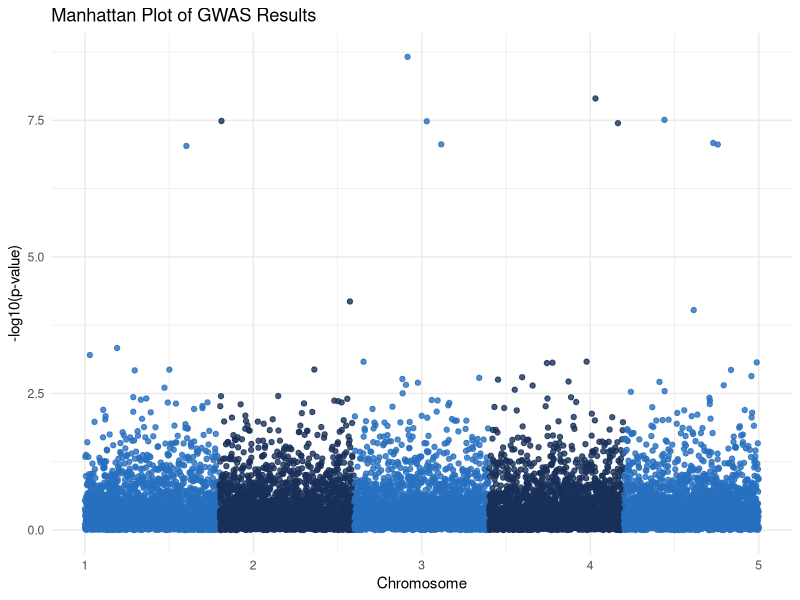

R code for this plot:
library(ggplot2)

set.seed(123)
n_snps <- 10000
chromosome <- rep(1:5, each = n_snps/5)
position <- rep(1:(n_snps/5), 5)
p_value <- runif(n_snps)
p_value[sample(1:n_snps, 10)] <- runif(10, 0, 1e-7)  # Some significant SNPs

df <- data.frame(SNP = 1:n_snps, CHR = chromosome, BP = position, P = p_value)

p <- ggplot(df, aes(x = SNP, y = -log10(P), color = as.factor(CHR))) +
  geom_point(alpha = 0.8) +
  scale_color_manual(values = rep(c("#276FBF", "#183059"), 3)) +
  theme_minimal() +
  theme(legend.position = "none") +
  labs(x = "Chromosome", y = "-log10(p-value)", 
       title = "Manhattan Plot of GWAS Results") +
  scale_x_continuous(breaks = seq(0, n_snps, length.out = 5),
                     labels = c("1", "2", "3", "4", "5"))

ggsave("manhattan_plot.pdf", p, width = 10, height = 6)